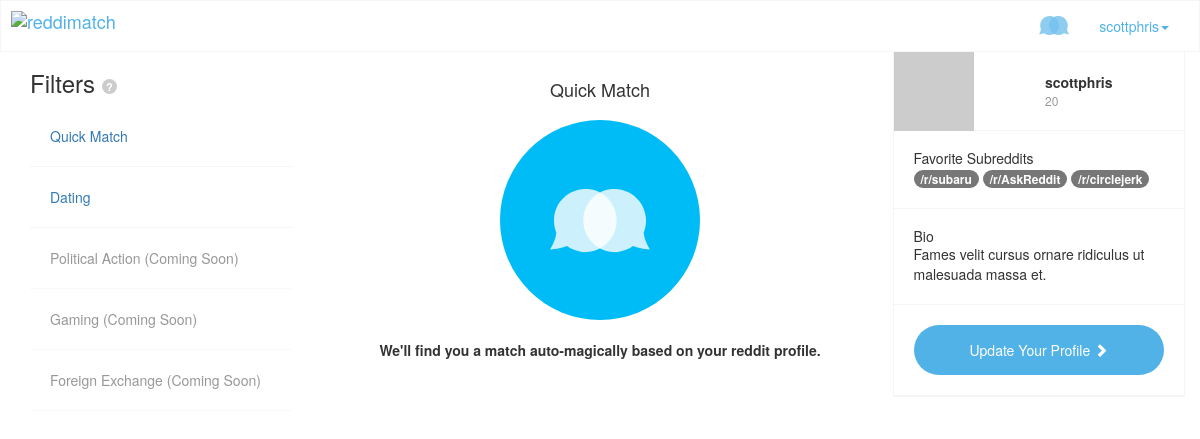
/match (signed in), run on the app's committed database.
### app/models.py (models this page shows, shortened)
class User(db.Model):
    id = db.Column(db.Integer, primary_key=True)
    username = db.Column(db.String(80), unique=True)
    reddit_username = db.Column(db.String(80), unique=True)
    email = db.Column(db.String(255), unique=True)
    refresh_token = db.Column(db.String(60))
    age = db.Column(db.Integer)
    gender = db.Column(db.String(60))
    orientation = db.Column(db.String(60))
    location = db.Column(db.String(120))
    postal_code = db.Column(db.String(10))
    latitude = db.Column(db.Float(10))
    longitude = db.Column(db.Float(10))
    bio = db.Column(db.String(140))
    profile_photo_url = db.Column(db.String(120))
    registered = db.Column(db.Boolean)
    deleted = db.Column(db.Boolean)
    favorited = db.relationship('Subreddit', secondary=favorite_subs,
        backref=db.backref('favorite_subs', lazy='dynamic'), lazy='dynamic')
    matched = db.relationship('User',
                               secondary=matches,
                               primaryjoin=(matches.c.user_id == id),
                               secondaryjoin=(matches.c.matched_id == id),
                               backref=db.backref('matches', lazy='dynamic'),
                               lazy='dynamic')
    rejected = db.relationship('User',
                                secondary=rejects,
                                primaryjoin=(rejects.c.user_id == id),
                                secondaryjoin=(rejects.c.rejected_id == id),
                                backref=db.backref('rejects', lazy='dynamic'),
                                lazy='dynamic')
    registered = db.Column(db.Boolean)
    email_verified = db.Column(db.Boolean)
    created_on = db.Column(db.DateTime)
    verified_on = db.Column(db.DateTime)
    last_online = db.Column(db.DateTime)
    is_online = db.Column(db.Boolean)
    newsletter = db.Column(db.Boolean)
    def avatar(self, size):
        if self.email is not None:
            return 'http://www.gravatar.com/avatar/%s?d=identicon&s=%d' % (md5(self.email.encode('utf-8')).hexdigest(), size)
        else:
            return 'http://www.gravatar.com/avatar/?d=identicon&s=%s' % size
    def favorited_subs(self):
        return Subreddit.query.join(favorite_subs, (favorite_subs.c.subreddit_id == Subreddit.id)).filter(favorite_subs.c.user_id == self.id)
    def get_match_requests(self):
        query = User.query.join(matches, (matches.c.user_id == User.id)).filter(matches.c.matched_id == self.id)
        requests = []
        for r in query:
            if not self.is_matched(r):
                requests.append(r)
        if len(requests) > 0:
            return requests
        else:
            return False
    def is_authenticated(self):
        return True

class Subreddit(db.Model):
    __tablename__ = 'subreddit'
    id = db.Column(db.Integer, primary_key=True)
    reddit_id = db.Column(db.String(60))
    category = db.Column(db.String(60))
    name = db.Column(db.String(60), unique = True)

### app/views.py (the view)
@app.route('/match')
@login_required
def match():
    return render_template('match.html')

### app/views.py (called while the page is built)
@lm.user_loader
def load_user(id):
    return models.User.query.get(int(id))

@app.before_request
def before_request():
    g.user = current_user

### app/templates/match.html (shortened to what this page needs)
{% extends "base.html" %}
{% block container%}container-fluid{% endblock %}
{% block page_class%}class="match_page"{% endblock %}
{% block content %}
  {% if current_user.is_authenticated() %}
    <div class="filters col-md-3">
      <h3>Filters <span class="help_icon">?</span></h3>
      <a href="{{url_for('match')}}"><div class="card selected">Quick Match</div></a>
      <a href="{{url_for('date')}}"><div class="card">Dating</div></a>
      <div class="card coming-soon"><span>Political Action (Coming Soon)</span></div>
      <div class="card coming-soon"><span>Gaming (Coming Soon)</span></div>
      <div class="card coming-soon"><span>Foreign Exchange (Coming Soon)</span></div>
    </div>
    <div class="col-md-6">
      <div class="choices">
        <div class="col-md-12 choice friend">
          <h4>Quick Match</h4>
          <a href="{{ url_for('friend_match') }}">
            <div class="icon"></div>
          </a>
          <p><strong>We'll find you a match auto-magically based on your reddit profile.</strong></p>
        </div>
      </div>
    </div>
    <div id="user_info" class="user_info col-md-3">
      <div class="card current_user">
        <div class="profile_photo">
          <img src=" {{current_user.avatar(200)}}">
        </div>
        <div class="info">
          <div class="wrapper">
            <span id="conversation_heading" class="username">{{ current_user.username }}</span>
              {% if current_user.age is defined and current_user.age != None %}
                <span class="age">{{ current_user.age }}</span>
              {% endif %}
          </div>
        </div>
      </div>
      {% with favs = current_user.favorited_subs() %}
      <div class="card">
        <h5>Favorite Subreddits</h5>
        {% for fav in favs %}
          <a class="badge" href="https://reddit.com/r/{{ fav.name }}">/r/{{ fav.name }}</a>
        {% endfor %}
      </div>
      {% endwith %}
      {% if current_user.bio is defined and current_user.bio != None %}
        <div class="card">
          <h5>Bio</h5>
          {{ current_user.bio }}
        </div>
      {% endif %}
      <div class="card">
        <a class="btn btn-primary btn-block" href="{{url_for('dashboard')}}">Update Your Profile <span class="glyphicon glyphicon-chevron-right"></span></a>
      </div>
    </div>
  {% endif %}
{% endblock %}

### app/templates/base.html (shortened to what this page needs)
<!DOCTYPE html>
<html {% block page_class %}{% endblock %}>
  <head>
    <link href="{{url_for('static', filename='css/bootstrap.min.css')}}" rel="stylesheet" media="screen">
    <link href="{{url_for('static',filename='css/custom.css')}}" rel="stylesheet">
  </head>
  <body>
    {% if current_user.is_authenticated %}
      <div class="navbar navbar-fixed-top">
        <div class="container-fluid">
          <div class="navbar-header">
              <a class="navbar-brand" href="/">
                <img src="{{url_for('static',filename='images/logo-beta.svg')}}" alt="reddimatch">
              </a>
            </div>
            <div id="main-nav">
              <ul class="nav navbar-nav pull-right">
                <li><a class="notifications" href="{{ url_for('messages') }}"><span class="matches_icon"></span></a></li>
                <li class="dropdown">
                  <a href="{{ url_for('dashboard') }}" class="dropdown-toggle" data-toggle="dropdown" role="button" aria-haspopup="true" aria-expanded="false">{{current_user.username}}<span class="caret"></a>
                </li>
              </ul>
            </div>
        </div>
      </div>
    {% endif %}
    <div class="{% block container %}{% endblock %}">
      {% block content %}{% endblock %}
    </div>
  </body>
</html>

### app/static/css/custom.css (style rules this page uses)
html { position: relative; min-height:100%; }
body { margin-bottom:60px; margin-top:50px; }
body .navbar { background-color: #ffffff; color:#51b2e8; }
.navbar { border: 1px solid #f5f5f5; }
body .navbar a { color: #51b2e8; }
.navbar-brand { padding: 10px; }
.navbar-brand img { height:30px; }
.navbar a.notifications .matches_icon { background: url('/static/images/bubbles-blue.svg') no-repeat; transition: 0.25s; height: 20px; display: block; width: 30px; margin: auto; opacity: 0.8; }
.navbar a.notifications .matches_icon::before { content: ""; display: none; width: 0; height: 0; border-bottom: 5px solid #666; border-right: 5px solid transparent; border-left: 5px solid transparent; position: absolute; top:45px; left:0; right:0; margin: auto; opacity: 0; }
.navbar a.notifications .matches_icon::after { content:"Messages"; display: none; position: absolute; top:50px; left:50%; margin: auto; transform: translate(-50%, 0); font-size: 16px; line-height: 16px; background: #666; color: white; padding: 10px; border-radius: 5px; opacity: 0; }
.btn-primary, .btn-secondary { height: 50px; line-height: 50px; padding: 0 20px; border-radius: 50px; background: #51b2e8; border:none; }
.navbar-fixed-top { background:#f5f5f5; }
.help_icon { width: 15px; height: 15px; display: inline-block; background: #ccc; font-size: 11px; font-weight: bolder; line-height: 15px; text-align: center; border-radius: 100%; cursor: pointer; color: white; position: relative; vertical-align: middle; }
.help_icon::before { content: ""; display: none; width: 0; height: 0; border-top: 5px solid transparent; border-bottom: 5px solid transparent; border-right: 7px solid #51b2e8; position: absolute; top:0; bottom:0; margin: auto 0 auto 20px; }
.help_icon::after { content: ""; display: none; position: absolute; white-space: normal; top:-5px; margin-left: 25px; color: white; background: #51b2e8; border-radius: 5px; padding: 5px; border-left: 0; font-weight: lighter; max-width: 500px; min-width: 200px; z-index: 9; }
.filters .card { cursor: pointer; }
.filters .card.coming-soon { opacity: 0.5; }
.filters a, .filters a:hover, .filters a:focus { text-decoration: none; }
.filters .help_icon::after { content: "Filters are search criteria presets that help you narrow your search."; }
.choice .icon { width: 200px; height: 200px; background: red; border-radius: 100%; margin:20px auto; transition: 0.1s; }
.choices .choice { text-align: center; padding: 20px 0; }
.choices .choice.friend .icon { background: #00bcf6 url('/static/images/bubbles.svg') center center no-repeat; background-size: 100px; }
.match_page #user_info, .date_filter_page #user_info { flex: 0; min-width: 0; max-width: none; }
#user_info { border: 1px solid #f5f5f5; height:100%; padding:0; background: #f5f5f5; flex: 1 0; min-width: 320px; max-width: 420px; }
.card { width: 100%; height: auto; position: relative; background: white; padding: 20px; border: solid #f5f5f5; border-width: 0 0 1px 0; box-sizing: border-box; }
.card.current_user { height: 80px; padding: 0; }
.card .info { display: flex; justify-content: center; height: 100%; align-items: center; font-weight: light; font-size: 12px; color:#999; }
.card .username { display: block; font-weight: bold; font-size: 14px; color: #333; }
#user_info .profile_photo, #user_info .profile_photo img { display: block; width: 80px; height: 80px; background: #999; float:left; }
#user_info h5 { margin: 0; }

### data on the page
User: username "scottphris", age "20", bio "Fames velit cursus ornare ridiculus ut malesuada massa et."
Subreddit: name "subaru"
Subreddit: name "AskReddit"
Subreddit: name "circlejerk"
